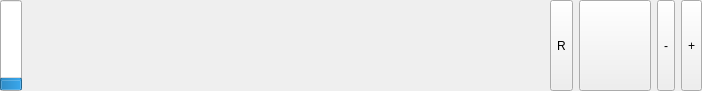
<?xml version="1.0" encoding="UTF-8"?>
<ui version="4.0">
 <class>RoutingPlugin</class>
 <widget class="QWidget" name="RoutingPlugin">
  <property name="enabled">
   <bool>true</bool>
  </property>
  <property name="geometry">
   <rect>
    <x>0</x>
    <y>0</y>
    <width>972</width>
    <height>91</height>
   </rect>
  </property>
  <property name="sizePolicy">
   <sizepolicy hsizetype="Fixed" vsizetype="Fixed">
    <horstretch>0</horstretch>
    <verstretch>0</verstretch>
   </sizepolicy>
  </property>
  <layout class="QGridLayout" name="gridLayout">
   <property name="sizeConstraint">
    <enum>QLayout::SetFixedSize</enum>
   </property>
   <property name="margin">
    <number>0</number>
   </property>
   <item row="0" column="0">
    <widget class="QProgressBar" name="progressBar">
     <property name="sizePolicy">
      <sizepolicy hsizetype="Fixed" vsizetype="MinimumExpanding">
       <horstretch>0</horstretch>
       <verstretch>0</verstretch>
      </sizepolicy>
     </property>
     <property name="minimumSize">
      <size>
       <width>0</width>
       <height>0</height>
      </size>
     </property>
     <property name="maximum">
      <number>1000</number>
     </property>
     <property name="value">
      <number>100</number>
     </property>
     <property name="orientation">
      <enum>Qt::Vertical</enum>
     </property>
     <property name="format">
      <string/>
     </property>
    </widget>
   </item>
   <item row="0" column="1">
    <widget class="QLabel" name="instructionIconLabel">
     <property name="enabled">
      <bool>true</bool>
     </property>
     <property name="sizePolicy">
      <sizepolicy hsizetype="Fixed" vsizetype="Fixed">
       <horstretch>0</horstretch>
       <verstretch>0</verstretch>
      </sizepolicy>
     </property>
     <property name="minimumSize">
      <size>
       <width>64</width>
       <height>64</height>
      </size>
     </property>
     <property name="text">
      <string/>
     </property>
    </widget>
   </item>
   <item row="0" column="3">
    <widget class="QLabel" name="instructionLabel">
     <property name="sizePolicy">
      <sizepolicy hsizetype="MinimumExpanding" vsizetype="MinimumExpanding">
       <horstretch>0</horstretch>
       <verstretch>0</verstretch>
      </sizepolicy>
     </property>
     <property name="minimumSize">
      <size>
       <width>410</width>
       <height>0</height>
      </size>
     </property>
     <property name="text">
      <string/>
     </property>
     <property name="wordWrap">
      <bool>true</bool>
     </property>
    </widget>
   </item>
   <item row="0" column="4">
    <widget class="QLabel" name="followingInstructionIconLabel">
     <property name="enabled">
      <bool>false</bool>
     </property>
     <property name="sizePolicy">
      <sizepolicy hsizetype="Fixed" vsizetype="Minimum">
       <horstretch>0</horstretch>
       <verstretch>0</verstretch>
      </sizepolicy>
     </property>
     <property name="text">
      <string/>
     </property>
     <property name="alignment">
      <set>Qt::AlignCenter</set>
     </property>
    </widget>
   </item>
   <item row="0" column="6">
    <widget class="QToolButton" name="routingButton">
     <property name="sizePolicy">
      <sizepolicy hsizetype="Fixed" vsizetype="Minimum">
       <horstretch>64</horstretch>
       <verstretch>64</verstretch>
      </sizepolicy>
     </property>
     <property name="toolTip">
      <string>Guidance Mode</string>
     </property>
     <property name="text">
      <string>R</string>
     </property>
     <property name="icon">
      <iconset resource="../../../marble.qrc">
       <normaloff>:/icons/route-guidance.png</normaloff>:/icons/route-guidance.png</iconset>
     </property>
     <property name="iconSize">
      <size>
       <width>64</width>
       <height>64</height>
      </size>
     </property>
     <property name="checkable">
      <bool>true</bool>
     </property>
    </widget>
   </item>
   <item row="0" column="7">
    <widget class="QToolButton" name="gpsButton">
     <property name="sizePolicy">
      <sizepolicy hsizetype="Fixed" vsizetype="Minimum">
       <horstretch>64</horstretch>
       <verstretch>64</verstretch>
      </sizepolicy>
     </property>
     <property name="toolTip">
      <string>Toggle GPS</string>
     </property>
     <property name="text">
      <string/>
     </property>
     <property name="icon">
      <iconset resource="../../../marble.qrc">
       <normaloff>:/icons/gps.png</normaloff>:/icons/gps.png</iconset>
     </property>
     <property name="iconSize">
      <size>
       <width>64</width>
       <height>64</height>
      </size>
     </property>
     <property name="checkable">
      <bool>true</bool>
     </property>
    </widget>
   </item>
   <item row="0" column="8">
    <widget class="QToolButton" name="zoomOutButton">
     <property name="sizePolicy">
      <sizepolicy hsizetype="Fixed" vsizetype="Minimum">
       <horstretch>64</horstretch>
       <verstretch>64</verstretch>
      </sizepolicy>
     </property>
     <property name="toolTip">
      <string>zoom out</string>
     </property>
     <property name="text">
      <string>-</string>
     </property>
     <property name="icon">
      <iconset resource="../../../marble.qrc">
       <normaloff>:/icons/zoom-out-large.png</normaloff>:/icons/zoom-out-large.png</iconset>
     </property>
     <property name="iconSize">
      <size>
       <width>64</width>
       <height>64</height>
      </size>
     </property>
     <property name="checkable">
      <bool>false</bool>
     </property>
     <property name="autoRepeat">
      <bool>false</bool>
     </property>
    </widget>
   </item>
   <item row="0" column="9">
    <widget class="QToolButton" name="zoomInButton">
     <property name="sizePolicy">
      <sizepolicy hsizetype="Fixed" vsizetype="Minimum">
       <horstretch>64</horstretch>
       <verstretch>64</verstretch>
      </sizepolicy>
     </property>
     <property name="toolTip">
      <string>zoom in</string>
     </property>
     <property name="text">
      <string>+</string>
     </property>
     <property name="icon">
      <iconset resource="../../../marble.qrc">
       <normaloff>:/icons/zoom-in-large.png</normaloff>:/icons/zoom-in-large.png</iconset>
     </property>
     <property name="iconSize">
      <size>
       <width>64</width>
       <height>64</height>
      </size>
     </property>
     <property name="checkable">
      <bool>false</bool>
     </property>
     <property name="autoRepeat">
      <bool>false</bool>
     </property>
    </widget>
   </item>
   <item row="0" column="5">
    <widget class="QLabel" name="destinationDistanceLabel">
     <property name="sizePolicy">
      <sizepolicy hsizetype="Fixed" vsizetype="Minimum">
       <horstretch>0</horstretch>
       <verstretch>0</verstretch>
      </sizepolicy>
     </property>
     <property name="maximumSize">
      <size>
       <width>128</width>
       <height>16777215</height>
      </size>
     </property>
     <property name="cursor">
      <cursorShape>ArrowCursor</cursorShape>
     </property>
     <property name="toolTip">
      <string>total time remaining</string>
     </property>
     <property name="text">
      <string/>
     </property>
     <property name="textFormat">
      <enum>Qt::AutoText</enum>
     </property>
     <property name="alignment">
      <set>Qt::AlignCenter</set>
     </property>
     <property name="wordWrap">
      <bool>true</bool>
     </property>
    </widget>
   </item>
   <item row="0" column="2">
    <spacer name="spacer">
     <property name="orientation">
      <enum>Qt::Horizontal</enum>
     </property>
     <property name="sizeType">
      <enum>QSizePolicy::Fixed</enum>
     </property>
     <property name="sizeHint" stdset="0">
      <size>
       <width>10</width>
       <height>20</height>
      </size>
     </property>
    </spacer>
   </item>
  </layout>
 </widget>
 <resources>
  <include location="../../../marble.qrc"/>
  <include location="../../../lib/libmarble.qrc"/>
 </resources>
 <connections/>
</ui>
